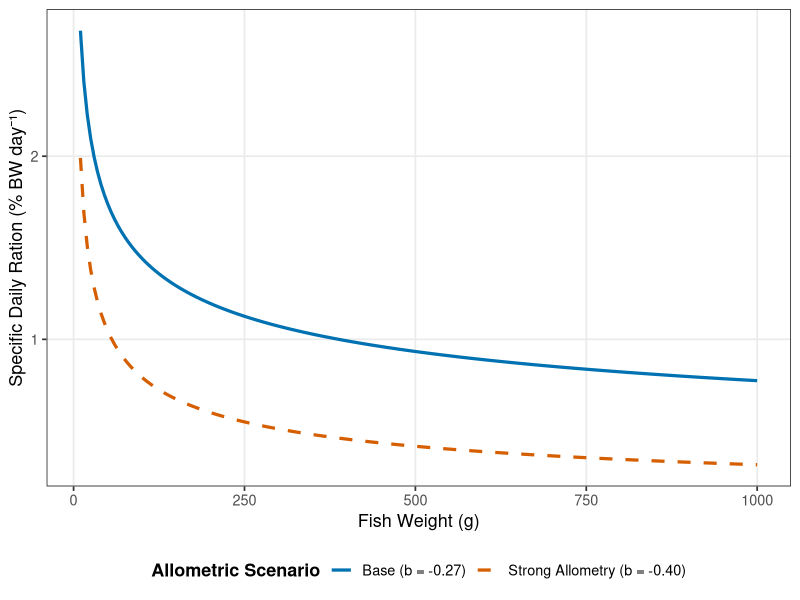
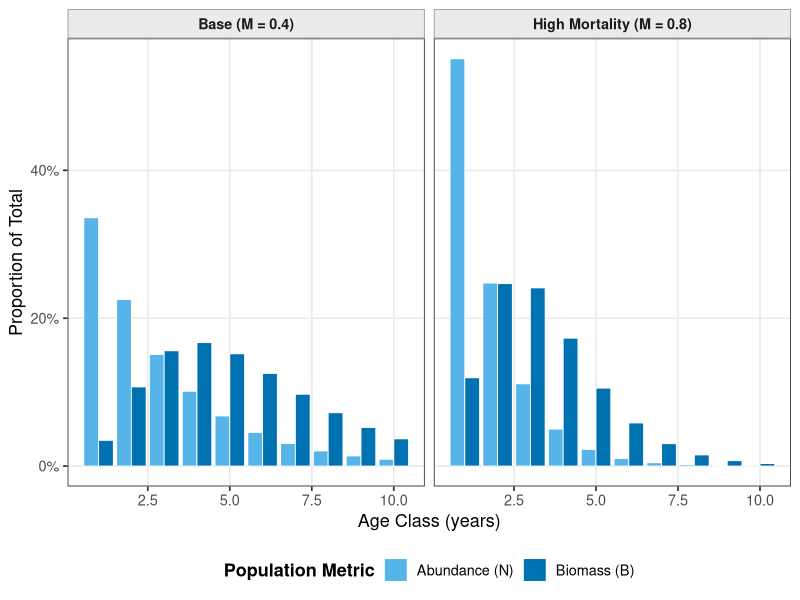
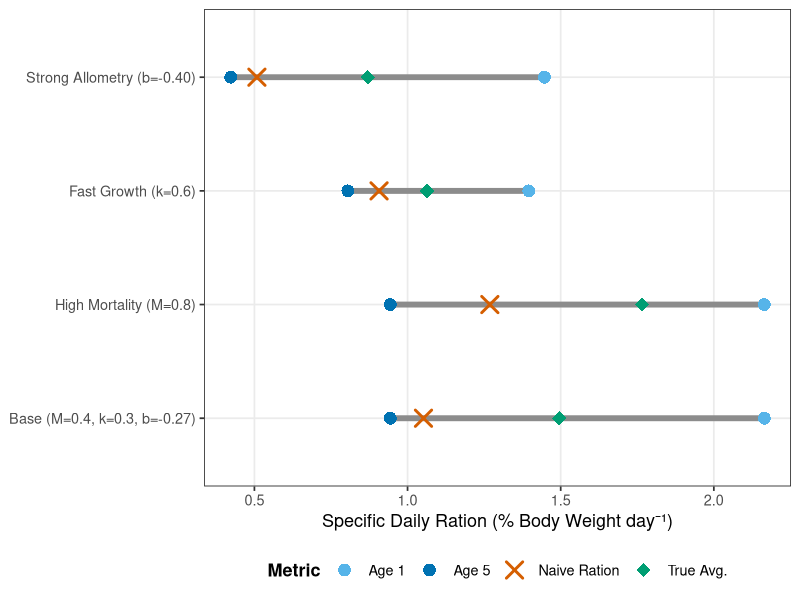

Source code (R) for these figures, in order:
# R Script to Reproduce Q/B vs. Daily Ration Scaling Discrepancy
#
# This script accompanies the manuscript:
# "From population consumption (Q/B) to individual daily ration:
#  a workflow for allometric parameterization in fisheries models"
#
# Woodstock & Bigman
#
# It reproduces the four simulation scenarios, generates the key metrics
# presented in Table 1, and creates the manuscript figures using a
# colorblind-friendly palette (Okabe-Ito).
#
# Colorblind palette reference:
# Okabe, M. & Ito, K. (2008). Color Universal Design (CUD).
# https://jfly.uni-koeln.de/color/

# --- 0. Load Libraries ---
# install.packages(c("ggplot2", "tidyr", "dplyr", "scales"))

library(ggplot2)
library(tidyr)
library(dplyr)
library(scales)

# --- Colorblind-Friendly Palette (Okabe-Ito) ---
# Safe for deuteranopia, protanopia, and tritanopia
cb_black      <- "#000000"
cb_orange     <- "#E69F00"
cb_sky_blue   <- "#56B4E9"
cb_green      <- "#009E73"
cb_yellow     <- "#F0E442"
cb_blue       <- "#0072B2"
cb_vermillion <- "#D55E00"
cb_pink       <- "#CC79A7"

# --- 1. Main Simulation Function ---

#' Calculates population-level scaling metrics from individual parameters.
#'
#' Simulates a stable, age-structured population and calculates the true
#' population Q/B, the "Naive Daily Ration" (R_naive), and related metrics.
#'
#' @param M Annual instantaneous mortality rate.
#' @param k von Bertalanffy growth coefficient (year^-1).
#' @param W_inf Asymptotic weight (g).
#' @param t_0 Theoretical age at zero weight (years).
#' @param a Allometric consumption coefficient (ration for a 1-g fish; g/g/day).
#' @param b Allometric consumption exponent (dimensionless; typically negative).
#' @param N_1 Recruitment (abundance at Age-1).
#' @param max_age Maximum age class in the simulation.
#' @param return_pop_details If TRUE, returns full age-structured data frame.
#'
#' @return A summary data.frame row OR full age-structured data.frame.
run_population_simulation <- function(M, k, W_inf, t_0, a, b,
                                      N_1 = 1e6, max_age = 10,
                                      return_pop_details = FALSE) {

  ages <- 1:max_age
  pop  <- data.frame(age = ages)

  # 1. Population structure (Eq. 7)
  pop$N_i <- N_1 * exp(-M * (pop$age - 1))

  # 2. Growth (Eq. 8)
  pop$W_i <- W_inf * (1 - exp(-k * (pop$age - t_0)))^3

  # 3. Individual specific daily ration (Eq. 1)
  pop$R_spec_i <- a * pop$W_i^b

  # 4. Aggregate calculations
  pop$Biomass_i          <- pop$N_i * pop$W_i
  total_B                <- sum(pop$Biomass_i)
  pop$Consumption_daily_i <- pop$Biomass_i * pop$R_spec_i
  total_Q_daily          <- sum(pop$Consumption_daily_i)
  total_Q_annual         <- total_Q_daily * 365

  # 5. Key scaling metrics
  pop_QB  <- total_Q_annual / total_B          # Population Q/B (yr^-1) (Eq. 4)
  R_naive <- total_Q_daily  / total_B          # Naive daily ration (Eq. 5)
  total_N <- sum(pop$N_i)
  R_avg   <- sum(pop$N_i * pop$R_spec_i) / total_N  # True numerical avg (Eq. 6)

  if (return_pop_details) {
    pop <- pop %>%
      mutate(prop_N = N_i / total_N,
             prop_B = Biomass_i / total_B)
    return(pop)
  } else {
    R_spec_1 <- pop$R_spec_i[pop$age == 1]
    R_spec_5 <- pop$R_spec_i[pop$age == 5]
    W_1      <- pop$W_i[pop$age == 1]
    W_5      <- pop$W_i[pop$age == 5]

    results <- data.frame(
      Scenario    = NA,
      Key_Param   = paste0("M=", M, ", k=", k, ", b=", b),
      Pop_QB_yr   = pop_QB,
      R_naive_pct = R_naive * 100,
      R_spec_1_pct = R_spec_1 * 100,
      R_spec_5_pct = R_spec_5 * 100,
      R_avg_pct   = R_avg * 100,
      W_1_g       = W_1,
      W_5_g       = W_5
    )
    return(results)
  }
}

# --- 2. Define Simulation Scenarios ---

base_params <- list(M = 0.4, k = 0.3, W_inf = 1000, t_0 = -0.1,
                    a = 0.05, b = -0.27)

scenarios <- list(
  Base           = base_params,
  High_Mortality = modifyList(base_params, list(M   = 0.8)),
  Fast_Growth    = modifyList(base_params, list(k   = 0.6)),
  Strong_Allometry = modifyList(base_params, list(b = -0.40))
)

# Scenario display labels
scenario_labels <- c(
  Base             = "Base (M=0.4, k=0.3, b=-0.27)",
  High_Mortality   = "High Mortality (M=0.8)",
  Fast_Growth      = "Fast Growth (k=0.6)",
  Strong_Allometry = "Strong Allometry (b=-0.40)"
)

# --- 3. Run Simulations (Table 1) ---

results_list <- lapply(names(scenarios), function(name) {
  params    <- scenarios[[name]]
  res       <- do.call(run_population_simulation, params)
  res$Scenario <- name
  res       <- res[, c("Scenario", "Key_Param", "Pop_QB_yr",
                       "R_naive_pct", "R_spec_1_pct",
                       "R_spec_5_pct", "R_avg_pct", "W_1_g", "W_5_g")]
  return(res)
})

final_results              <- do.call(rbind, results_list)
rownames(final_results)    <- NULL
final_results$Scenario     <- factor(final_results$Scenario,
                                     levels = names(scenarios))
final_results$Scenario_label <- scenario_labels[as.character(final_results$Scenario)]
final_results$Scenario_label <- factor(final_results$Scenario_label,
                                       levels = scenario_labels)

# --- 4. Print Table 1 ---

cat("--- Simulation Results (Table 1) ---\n\n")
table_print <- final_results[, 1:7]
colnames(table_print) <- c("Scenario", "Key Parameter", "Pop. Q/B (yr-1)",
                           "R_naive (% BW/d)", "R_spec,1 (% BW/d)",
                           "R_spec,5 (% BW/d)", "R_avg (% BW/d)")
table_print[, 3:7] <- round(table_print[, 3:7], 2)
print(table_print, row.names = FALSE)

# --- 5. Generate Plot Data ---

# Figure 1: Theoretical allometric scaling curves
plot1_data <- data.frame(Weight = seq(10, 1000, by = 5)) %>%
  mutate(
    `Base (b = -0.27)`           = 100 * base_params$a * Weight^base_params$b,
    `Strong Allometry (b = -0.40)` = 100 * base_params$a * Weight^(-0.40)
  ) %>%
  pivot_longer(cols = -Weight, names_to = "Scenario", values_to = "Ration_pct") %>%
  mutate(Scenario = factor(Scenario,
                           levels = c("Base (b = -0.27)",
                                      "Strong Allometry (b = -0.40)")))

# Figure 2: Population structure
pop_base   <- do.call(run_population_simulation,
                      c(scenarios$Base,           return_pop_details = TRUE))
pop_high_m <- do.call(run_population_simulation,
                      c(scenarios$High_Mortality, return_pop_details = TRUE))

plot2_data <- bind_rows(
  mutate(pop_base,   Scenario = "Base (M = 0.4)"),
  mutate(pop_high_m, Scenario = "High Mortality (M = 0.8)")
) %>%
  pivot_longer(cols = c(prop_N, prop_B),
               names_to  = "Metric",
               values_to = "Proportion") %>%
  mutate(Metric = ifelse(Metric == "prop_N",
                         "Abundance (N)",
                         "Biomass (B)"),
         Metric = factor(Metric, levels = c("Abundance (N)", "Biomass (B)")))

# --- 6. Build Figures ---

# Shared theme
ms_theme <- theme_bw(base_size = 13) +
  theme(
    panel.grid.minor   = element_blank(),
    legend.position    = "bottom",
    legend.title       = element_text(face = "bold"),
    strip.background   = element_rect(fill = "grey92", colour = "grey60"),
    strip.text         = element_text(face = "bold")
  )

# ----- Figure 1: Allometric Scaling -----
fig1 <- ggplot(plot1_data, aes(x = Weight, y = Ration_pct,
                               linetype = Scenario, colour = Scenario)) +
  geom_line(linewidth = 1.1) +
  scale_colour_manual(values = c(cb_blue, cb_vermillion)) +
  scale_linetype_manual(values = c("solid", "dashed")) +
  labs(
    x        = "Fish Weight (g)",
    y        = "Specific Daily Ration (% BW day\u207B\u00B9)",
    colour   = "Allometric Scenario",
    linetype = "Allometric Scenario"
  ) +
  ms_theme

# ----- Figure 2: Population Structure -----
fig2 <- ggplot(plot2_data,
               aes(x = age, y = Proportion, fill = Metric)) +
  geom_bar(stat = "identity", position = "dodge",
           colour = "white", linewidth = 0.3) +
  facet_wrap(~Scenario) +
  scale_fill_manual(values = c("Abundance (N)" = cb_sky_blue,
                               "Biomass (B)"   = cb_blue)) +
  scale_y_continuous(labels = percent_format(accuracy = 1)) +
  labs(
    x    = "Age Class (years)",
    y    = "Proportion of Total",
    fill = "Population Metric"
  ) +
  ms_theme

# ----- Figure 3: Scaling Discrepancy (Dumbbell) -----
fig3 <- ggplot(final_results, aes(y = Scenario_label)) +

  # Range bar: true allometric range (adult to juvenile)
  geom_segment(aes(x = R_spec_5_pct, xend = R_spec_1_pct,
                   yend = Scenario_label),
               colour   = "grey55",
               linewidth = 2) +

  # Juvenile (Age-1) ration
  geom_point(aes(x = R_spec_1_pct, colour = "Age 1",
                 shape = "Age 1"), size = 4) +

  # Adult (Age-5) ration
  geom_point(aes(x = R_spec_5_pct, colour = "Age 5",
                 shape = "Age 5"), size = 4) +

  # True numerical average
  geom_point(aes(x = R_avg_pct, colour = "True Avg.",
                 shape = "True Avg."), size = 4.5) +

  # Naive ration
  geom_point(aes(x = R_naive_pct, colour = "Naive Ration",
                 shape = "Naive Ration"), size = 4.5, stroke = 1.5) +

  scale_colour_manual(
    name   = "Metric",
    values = c(
      "Age 1"       = cb_sky_blue,
      "Age 5"          = cb_blue,
      "True Avg."      = cb_green,
      "Naive Ration" = cb_vermillion
    )
  ) +
  scale_shape_manual(
    name   = "Metric",
    values = c(
      "Age 1"       = 16,   # filled circle
      "Age 5"          = 16,   # filled circle (darker colour)
      "True Avg."      = 18,   # filled diamond
      "Naive Ration" = 4     # X
    )
  ) +
  labs(
    x = "Specific Daily Ration (% Body Weight day\u207B\u00B9)",
    y = NULL
  ) +
  ms_theme +
  theme(legend.key.width = unit(1.5, "lines"))

# --- 7. Save Figures ---

ggsave("figure1.png", fig1, width = 6, height = 5, dpi = 300)
ggsave("figure2.png", fig2, width = 7, height = 5, dpi = 300)
ggsave("figure3.png", fig3, width = 7, height = 5, dpi = 300)

message("Figures saved: figure1.png, figure2.png, figure3.png")
